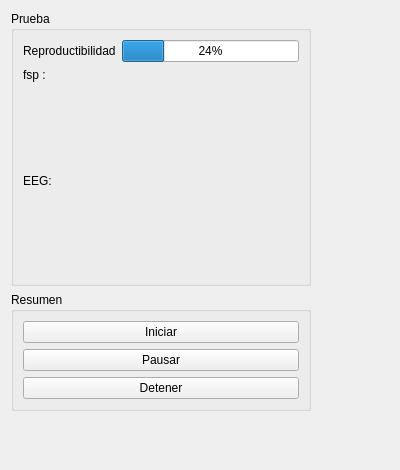
<?xml version="1.0" encoding="UTF-8"?>
<ui version="4.0">
 <class>ABR_detail</class>
 <widget class="QWidget" name="ABR_detail">
  <property name="geometry">
   <rect>
    <x>0</x>
    <y>0</y>
    <width>400</width>
    <height>470</height>
   </rect>
  </property>
  <property name="windowTitle">
   <string>Form</string>
  </property>
  <layout class="QVBoxLayout" name="verticalLayout">
   <item>
    <widget class="QGroupBox" name="groupBox">
     <property name="maximumSize">
      <size>
       <width>300</width>
       <height>16777215</height>
      </size>
     </property>
     <property name="title">
      <string>Prueba</string>
     </property>
     <layout class="QVBoxLayout" name="verticalLayout_2">
      <item>
       <layout class="QHBoxLayout" name="horizontalLayout">
        <property name="topMargin">
         <number>0</number>
        </property>
        <item>
         <widget class="QLabel" name="label">
          <property name="text">
           <string>Reproductibilidad</string>
          </property>
         </widget>
        </item>
        <item>
         <widget class="QProgressBar" name="progressBar">
          <property name="value">
           <number>24</number>
          </property>
         </widget>
        </item>
       </layout>
      </item>
      <item>
       <widget class="QLabel" name="label_2">
        <property name="text">
         <string>fsp :</string>
        </property>
       </widget>
      </item>
      <item>
       <widget class="QFrame" name="horizontalFrame_2">
        <property name="minimumSize">
         <size>
          <width>0</width>
          <height>80</height>
         </size>
        </property>
        <layout class="QHBoxLayout" name="layout_fsp"/>
       </widget>
      </item>
      <item>
       <widget class="QLabel" name="label_3">
        <property name="text">
         <string>EEG:</string>
        </property>
       </widget>
      </item>
      <item>
       <widget class="QFrame" name="verticalFrame">
        <property name="minimumSize">
         <size>
          <width>0</width>
          <height>80</height>
         </size>
        </property>
        <layout class="QVBoxLayout" name="layout_eeg"/>
       </widget>
      </item>
     </layout>
    </widget>
   </item>
   <item>
    <widget class="QGroupBox" name="groupBox_2">
     <property name="maximumSize">
      <size>
       <width>300</width>
       <height>16777215</height>
      </size>
     </property>
     <property name="title">
      <string>Resumen</string>
     </property>
     <layout class="QVBoxLayout" name="verticalLayout_3">
      <item>
       <widget class="QPushButton" name="pushButton">
        <property name="text">
         <string>Iniciar</string>
        </property>
       </widget>
      </item>
      <item>
       <widget class="QPushButton" name="pushButton_3">
        <property name="text">
         <string>Pausar</string>
        </property>
       </widget>
      </item>
      <item>
       <widget class="QPushButton" name="pushButton_2">
        <property name="text">
         <string>Detener</string>
        </property>
       </widget>
      </item>
     </layout>
    </widget>
   </item>
   <item>
    <spacer name="verticalSpacer">
     <property name="orientation">
      <enum>Qt::Vertical</enum>
     </property>
     <property name="sizeHint" stdset="0">
      <size>
       <width>20</width>
       <height>0</height>
      </size>
     </property>
    </spacer>
   </item>
  </layout>
 </widget>
 <resources/>
 <connections/>
</ui>
